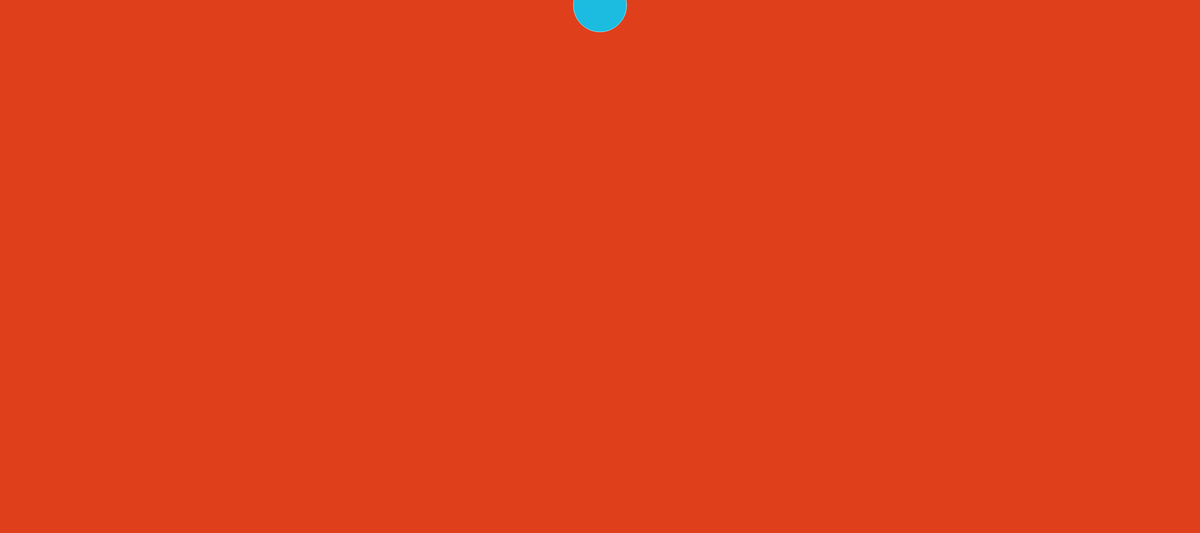
Frame 1 (no input)
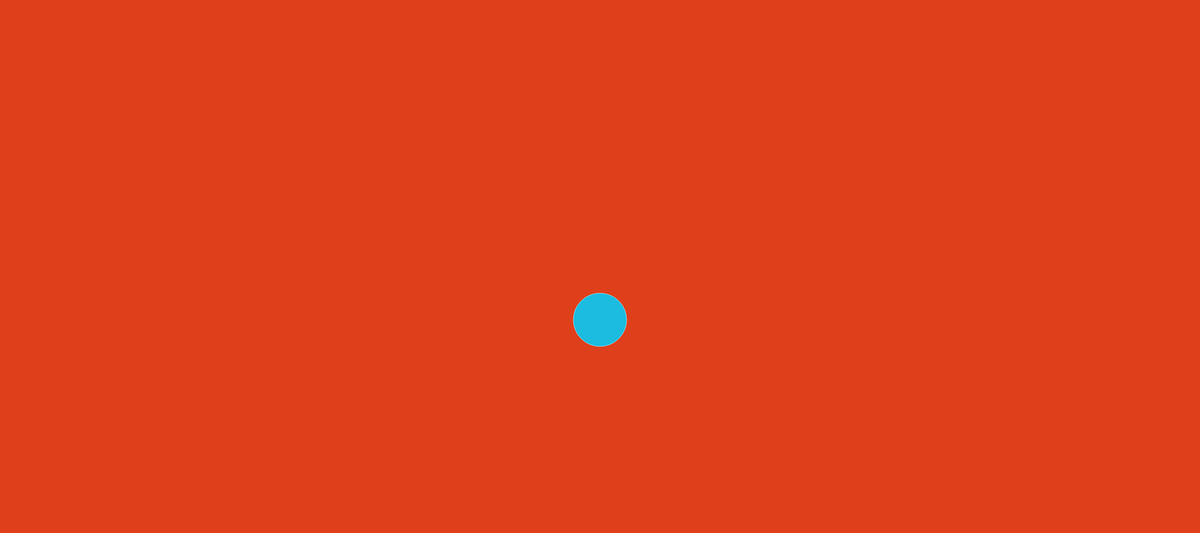
Frame 60 (no input)
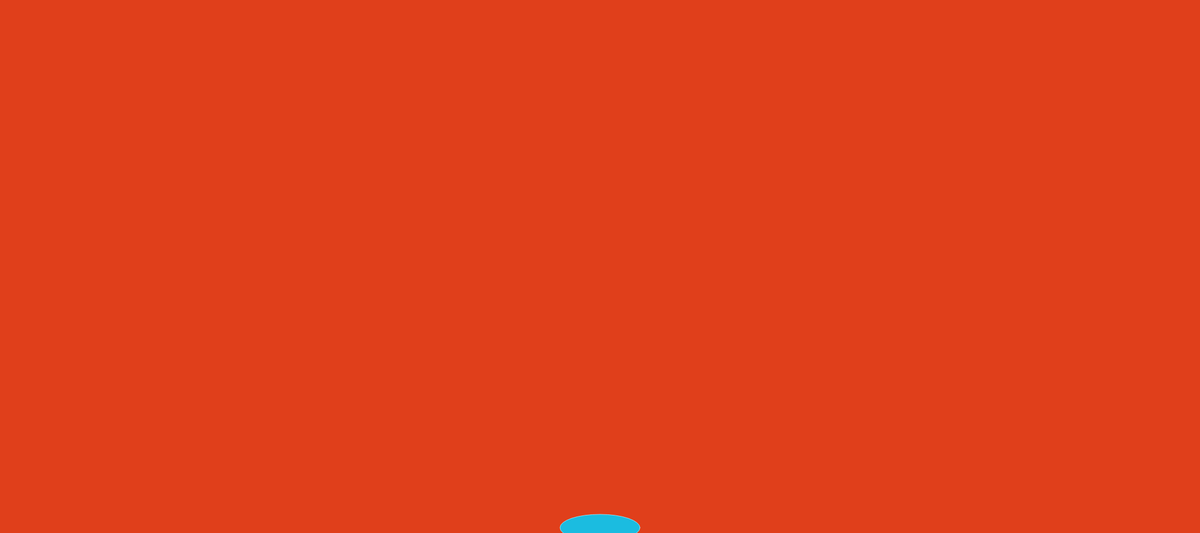
Frame 120 (the mouse pressed at the canvas centre since frame 60)

The p5.js sketch that drew these frames (run headless with seeded random() and noise() and a simulated clock; from frame 60 on, the mouse is pressed at the canvas centre):

// p5.js sketch
// ── sketch.js
var positionY = 0;
let opacité = 100;

//Démarrage
function setup() {
  createCanvas(2250, 1000);
}

//V1
function draw() {
  background(224, 63, 27);
  fill(27, 188, 224);
  stroke(151, 225, 242);

  if (positionY < 990) {
    ellipse(1125, (positionY += 10), 100, 100);
  } else {
    ellipse(1125, 990, 150, 50);
    // fill((opacité += -50));
    // stroke((opacité += -50));
  }
}
